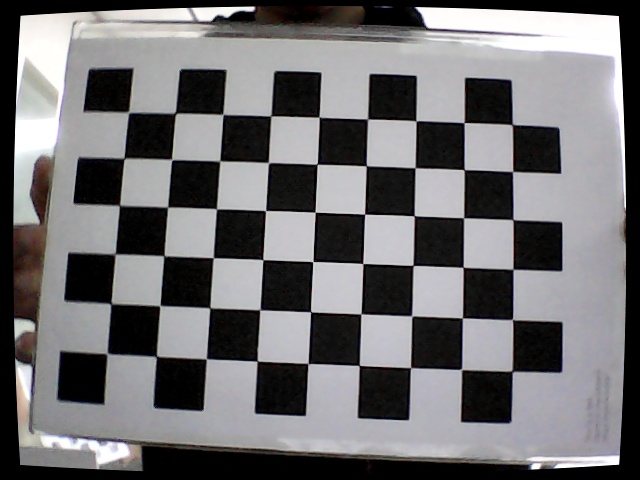
#> input picture 02_Practice_OpenCV/calib_images/calib_20260429_113951_147620.jpg, 640 x 480 px, given in place of the camera
$ python 04.03.00.OpenCV-Practice.py
#> lines starting #> are read from the running program, lines starting #| are printed output that depends on the picture
import cv2       # OpenCV 라이브러리 임포트
import numpy as np  # 행렬 연산을 위한 NumPy

def edge_detection_pipeline():
    # 1. 웹캠 연결 (0번은 내장 웹캠)
    cap = cv2.VideoCapture(0)

    if not cap.isOpened():
        print("카메라를 열 수 없습니다.")
        return
    cv2.namedWindow('Controls')
    cv2.createTrackbar('Low Threshold', 'Controls', 100, 255, lambda x: None)
    cv2.createTrackbar('High Threshold', 'Controls', 200, 255, lambda x: None)

    while True:
        # 프레임 읽기
        ret, frame = cap.read()
#> frame is the input picture: shape (480, 640, 3); mean B, G, R 112.9, 111, 112.1
        if not ret:
            break
        # 2. 그레이스케일 변환
        gray = cv2.cvtColor(frame, cv2.COLOR_BGR2GRAY)
        # 3. 가우시안 블러 적용
        blurred = cv2.GaussianBlur(gray, (5, 5), 0)
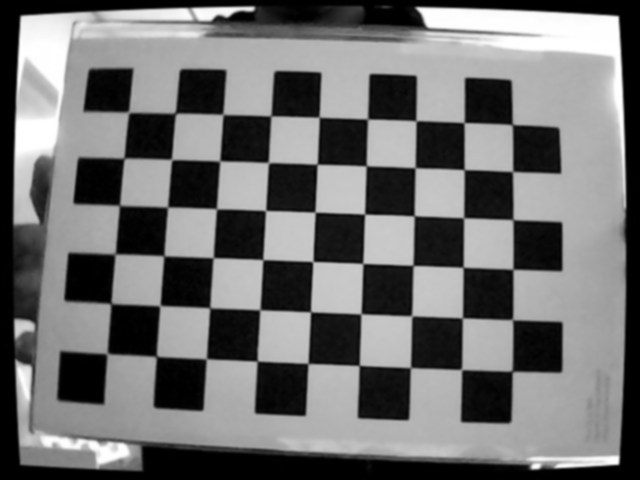
#> blurred: shape (480, 640); min 0, max 255, mean 111.5
        # 4. Canny 엣지 검출
        edges = cv2.Canny(blurred, 30, 90)
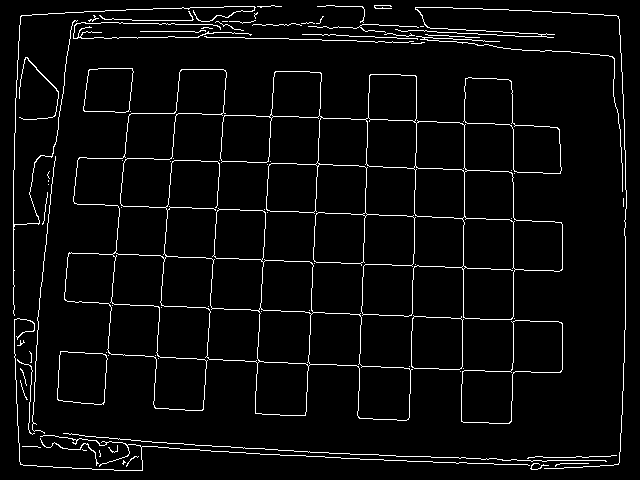
#> edges: shape (480, 640); 4.3% white in thin lines or dots

        low = cv2.getTrackbarPos('Low Threshold', 'Controls')
        high = cv2.getTrackbarPos('High Threshold', 'Controls')
        edges = cv2.Canny(blurred, low, high)
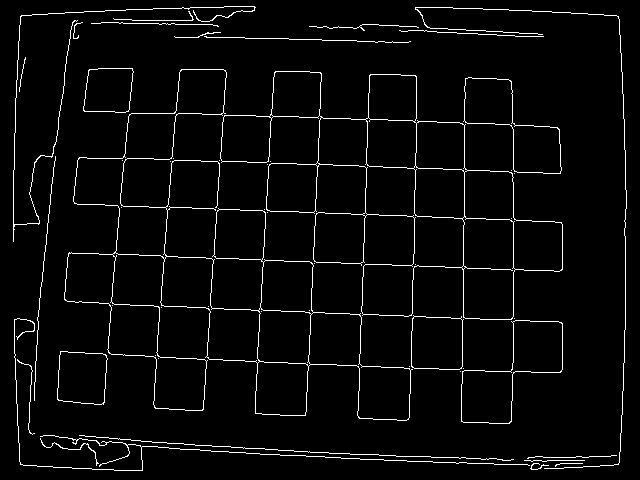
#> edges: shape (480, 640); 3.7% white in thin lines or dots

        # [8 lines of commented-out code are left out]
        key = cv2.waitKey(25) & 0xFF
#> (key q is pressed here)
        if key == ord('s'):
            cv2.imwrite('result.png', edges)
            print("Image Saved!")
        if cv2.waitKey(25) & 0xFF == ord('q'):
#> (key q is pressed here)
            break

        # 결과 표시
        cv2.imshow('Original Video', frame)
        cv2.imshow('Edge Detection', edges)

        # 'q' 키를 누르면 종료 (25ms 대기)
        if cv2.waitKey(25) & 0xFF == ord('q'):
            break

    # 리소스 해제
    cap.release()
    cv2.destroyAllWindows()

# 실행
edge_detection_pipeline()

$ run again, on 02_Practice_OpenCV/calib_images/calib_20260429_113951_685336.jpg
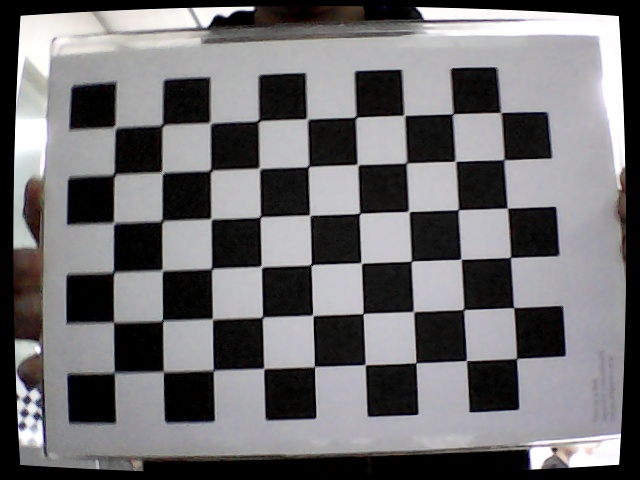
#> input picture 02_Practice_OpenCV/calib_images/calib_20260429_113951_685336.jpg, 640 x 480 px, given in place of the camera
#> in edge_detection_pipeline, frame is the input picture: shape (480, 640, 3); mean B, G, R 112.1, 110.1, 111.2
#> in edge_detection_pipeline, `edges = cv2.Canny(blurred, 30, 90)`:
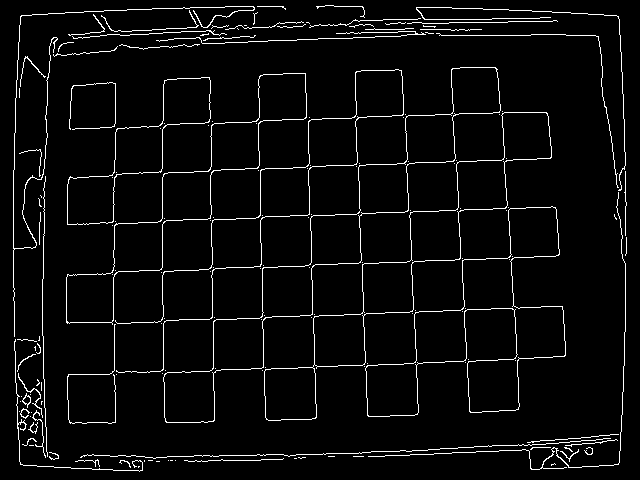
#> edges: shape (480, 640); 4.3% white in thin lines or dots
#> in edge_detection_pipeline, `edges = cv2.Canny(blurred, low, high)`:
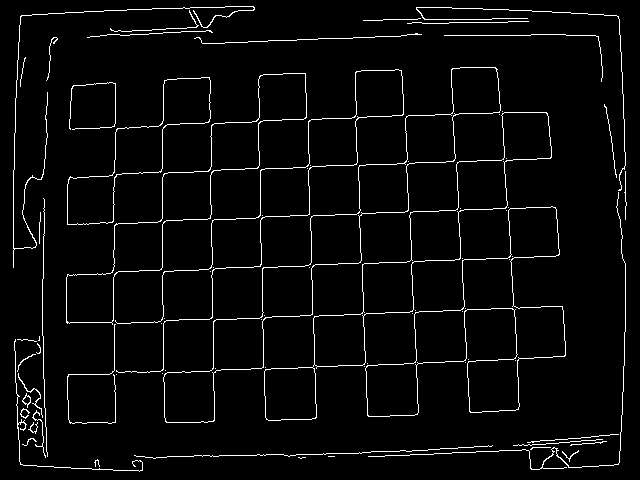
#> edges: shape (480, 640); 3.7% white in thin lines or dots
